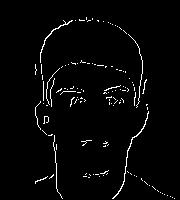
#> input picture vc_projeto02/src/img/output/processing/1900564681_img_cannynewout.jpg, 180 x 200 px, given as the content of the folder ../src/img/input/database/training/unitario, which was not available
$ python main_0.0.7.py   (Python 2 division)   (older library calls are emulated)
#> lines starting #> are read from the running program, lines starting #| are printed output that depends on the picture; pictures that were not available may be replaced by others from this repository, and a replacement may not be noted
# coding: utf-8
# !/usr/bin/python
# Python 2/3 compatibility

'''

@ Article Title: A new face detection method based on shape information
@ Article Url: <http://www.sciencedirect.com/science/article/pii/S0167865500000088>
@ Article Implemented by Francisco de Assis de Souza Rodrigues - RodriguesFAS
@ Date 21/10/2017
@ Email <fasr@cin.ufpe.br> || <franciscosouzaacer@gmail.com>
@ Website <htpp://rodriguesfas.com.br>

@ References
    DOC, OpenCV. Histogram Equalization. Disponível em: <https://docs.opencv.org/3.1.0/d5/daf/tutorial_py_histogram_equalization.html>. Acesso 21/10/2017.
    DOC, OpenCV. Smoothing Images. Disponível em: <https://docs.opencv.org/3.1.0/d4/d13/tutorial_py_filtering.html>. Acesso 21/10/2017.
    HIPR2. Zero Crossing Detector. Disponível em: <https://homepages.inf.ed.ac.uk/rbf/HIPR2/zeros.htm>. Acesso 30/10/2017.
    HONG. IMAGE EDGE DETECTION : SOBEL AND LAPLACIAN. Disponível em: <http://www.bogotobogo.com/python/OpenCV_Python/python_opencv3_Image_Gradient_Sobel_Laplacian_Derivatives_Edge_Detection.php>. Acesso 2181082017.
    STACKOVERFLOWS. Improving my Ellipse Fitting Algorithm. Disponível em: <https://stackoverflow.com/questions/21175078/improving-my-ellipse-fitting-algorithm>. Acesso 14/11/2017.
    PYTHONGEEK. Canny Edge Detection. Disponivel em: <http://pythongeek.blogspot.com.br/2012/06/canny-edge-detection.html>. Acesso 07/11/2017.
    EDUCAÇÃO, Mundo. Elipse. Disponível em: <http://mundoeducacao.bol.uol.com.br/matematica/elipse.htm>. Acesso 17/11/2017.

@ DataBase:
    ARCHIVE, Computational Vision. Faces 1999 (Front). Disponível em: <http://www.vision.caltech.edu/html-files/archive.html>. Acesso 15/11/2017.
    SPACEK, Libor. Description of the Collection of Facial Images. Disponível em: <http://cswww.essex.ac.uk/mv/allfaces/index.html>. Acesso 13/11/2017.
'''


# Import lib's.
import cv2
import numpy as np
import glob
import scipy.ndimage as ndi
import scipy
import Image
import math
from math import pi
import time
from random import choice
from matplotlib import pyplot as plt


'''
    Variáveis globais
'''
START_TIME = time.time()
SIGMA = 2,2
PI = 1.14

'''
    1 ativar
    0 desativar

    Obs.: usar apenas com diretório unitário.
'''
TEST_UNIT = 0

'''
    1 ativar
    0 desativar

    Obs.: para exibir gráfico.
'''
GRAPHIC = 0

df_yes = 0     # faces detectadas.
df_no = 0      # possiveis faces.
all_df = 0     # total de faces detectadas.
all_no_df = 0  # total de possiveis faces.
allfiles = 0   # total de arquivos analisados.


'''
    Configuração do caminho do diretório de imagens.
'''

# ATENÇÃO, esse diretório é destinado apenas para imagens de treinamento do algoritimo.
dir_files = '../src/img/input/database/training/unitario'
# [9 lines of commented-out code are left out]

img_file = [i for i in glob.glob(dir_files+"/*.jpg")]
img_file.sort()
images = []


'''
    Gerador de código de identificação, para salvar as imagens processadas.
'''
def randomIDImg(size):
#> called with size = 10
    data = '0123456789'
    code = ''

    for char in xrange(size):
        code += choice(data)

    return  code


'''
    Exibe imagens processadas na tela.
    Usar, somente em modo de teste, quando estiver exibindo as imagens na janela.
    Recomenda-se testar com 1 imagens apenas, para visualizar todas as janelas queserão abertas passso a passo do processo.
'''
def showImg(title, img):
    if(TEST_UNIT):
        cv2.imshow(title, img)


# outHist - Exibe resultado do histograma da imagem em questão.
def outHist(title, img):
    hist, bins = np.histogram(img.flatten(), 256, [0, 256])

    cdf = hist.cumsum()
    cdf_normalized = cdf * hist.max()/ cdf.max()

    plt.plot(cdf_normalized, color='b')
    plt.hist(img.flatten(), 256, [0, 256], color='r')
    plt.xlim([0, 256])
    plt.title(title, loc='left')
    plt.legend(('cdf', 'histogram'), loc='upper left')
    plt.show()


'''
    Loop
'''
print('Iniciado analise de imagens ;)')

for file in img_file:

    id_img = randomIDImg(10)

    f = cv2.imread(file)
#> f is the input picture: shape (200, 180, 3); min 0, max 255, mean 7.2
    images.append(f)
    print('arquivo processado: '+file)


    img_orig = cv2.imread(file)
    showImg('Image Original', img_orig)

    # Verifica se a imagem é RGB antes de converter para escala de cinza.
    if img_orig.shape[-1] == 3:                    # color image
        b, g, r = cv2.split(img_orig)              # get b, g, r
        img_orig = cv2.merge([r, g, b])            # switch it to rgb
        img_gray = cv2.cvtColor(img_orig, cv2.COLOR_BGR2GRAY)

        cv2.imwrite('../src/img/output/processing/'+id_img+'_img_gray.jpg', img_gray)
        showImg('Step 00 - Image Cinza', img_gray)
    else:
        img_gray = img_orig


    '''
    Step 01 - Image Enhancement

    As imagens de entrada, podem ter um contraste muito fraco devido à limitação das condições
    de iluminação. Nesse passo, a equalização do histograma é usada para melhorar o contraste
    da imagem original.
    '''
    img_hist = cv2.equalizeHist(img_gray)
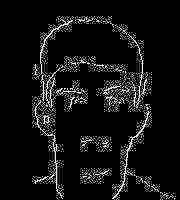
#> img_hist: shape (200, 180); min 0, max 255, mean 18.3
    cv2.imwrite('../src/img/output/processing/'+id_img+'_img_hist.jpg', img_hist)
    showImg('Step 01 - Image Enhancement (Equalize Histogram)', img_hist)

    if(GRAPHIC):
        outHist("Imagem Cinza", img_gray)
        outHist("Imagem Equalizada", img_hist)


    '''
    Step 02 - Median Filtering (LPF)

    Devido ao passo anterior, é obvio que o número de pontos de contorno do rosto podem almentar,
    o que significa, que a informação facial foi fortalecida. O ruído também foi aprimorado.
    Por meio da filtragem, podem ser apagados as fontes de ruídos presente na imagem, aplicando um
    median filtering.
    '''
    img_hist = cv2.imread('../src/img/output/processing/'+id_img+'_img_hist.jpg', 0)
#> img_hist: shape (200, 180); min 0, max 255, mean 18.3
    img_blur = cv2.medianBlur(img_hist, 5)
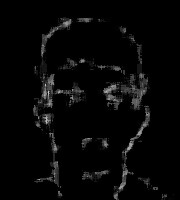
#> img_blur: shape (200, 180); min 0, max 201, mean 6.9

    cv2.imwrite('../src/img/output/processing/'+id_img+'_img_blur.jpg', img_blur)
    showImg('Step 02 - Median Filtering', img_blur)


    '''
    Step 03 - Edge Detection

    Existe muitos detectores de bordas, considerando não considerando o custo computacional e o desempenho foi usado
    o zero-crossing detector: Canny Edge Detection (DoG).
    '''

    img_blur = '../src/img/output/processing/'+id_img+'_img_blur.jpg'
    img_blur = Image.open(img_blur)
#> img_blur: PIL image 180x200 L
    img_data = np.array(img_blur, dtype = float)

    img_median = ndi.filters.gaussian_filter(img_data, SIGMA)
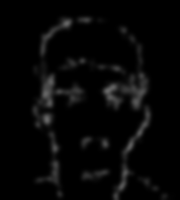
#> img_median: shape (200, 180) float64; min 0, max 103.8, mean 6.9

    # imagem vazia
    sobelout = Image.new('L', img_blur.size)
#> sobelout: PIL image 180x200 L; every value is 0
    gradx = np.array(sobelout, dtype = float)
#> gradx: shape (200, 180) float64; every value is 0
    grady = np.array(sobelout, dtype = float)

    sobel_x = [
        [-1, 0, 1],
        [-2, 0, 2],
        [-1, 0, 1]
        ]

    sobel_y = [
        [-1, -2, -1],
        [ 0,  0,  0],
        [ 1,  2,  1]
        ]

    width = img_blur.size[1]
#> width = 200
    height = img_blur.size[0]
#> height = 180

    #calculate |img_median| and dir(img_median)

    for x in range(1, width-1):
        for y in range(1, height-1):
            px = (sobel_x[0][0] * img_median[x-1][y-1]) + (sobel_x[0][1] * img_median[x][y-1]) + \
                 (sobel_x[0][2] * img_median[x+1][y-1]) + (sobel_x[1][0] * img_median[x-1][y]) + \
                 (sobel_x[1][1] * img_median[x][y]) + (sobel_x[1][2] * img_median[x+1][y]) + \
                 (sobel_x[2][0] * img_median[x-1][y+1]) + (sobel_x[2][1] * img_median[x][y+1]) + \
                 (sobel_x[2][2] * img_median[x+1][y+1])

            py = (sobel_y[0][0] * img_median[x-1][y-1]) + (sobel_y[0][1] * img_median[x][y-1]) + \
                 (sobel_y[0][2] * img_median[x+1][y-1]) + (sobel_y[1][0] * img_median[x-1][y]) + \
                 (sobel_y[1][1] * img_median[x][y]) + (sobel_y[1][2] * img_median[x+1][y]) + \
                 (sobel_y[2][0] * img_median[x-1][y+1]) + (sobel_y[2][1] * img_median[x][y+1]) + \
                 (sobel_y[2][2] * img_median[x+1][y+1])
            gradx[x][y] = px
            grady[x][y] = py
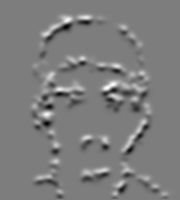
#> gradx: shape (200, 180) float64; min -140.4, max 145.1, mean 0.1; drawn with min black and max white
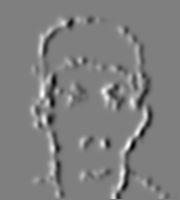
#> grady: shape (200, 180) float64; min -161.7, max 161.1, mean 0; drawn with min black and max white

#> (the run stopped early here; a loop or call above may not have finished)
